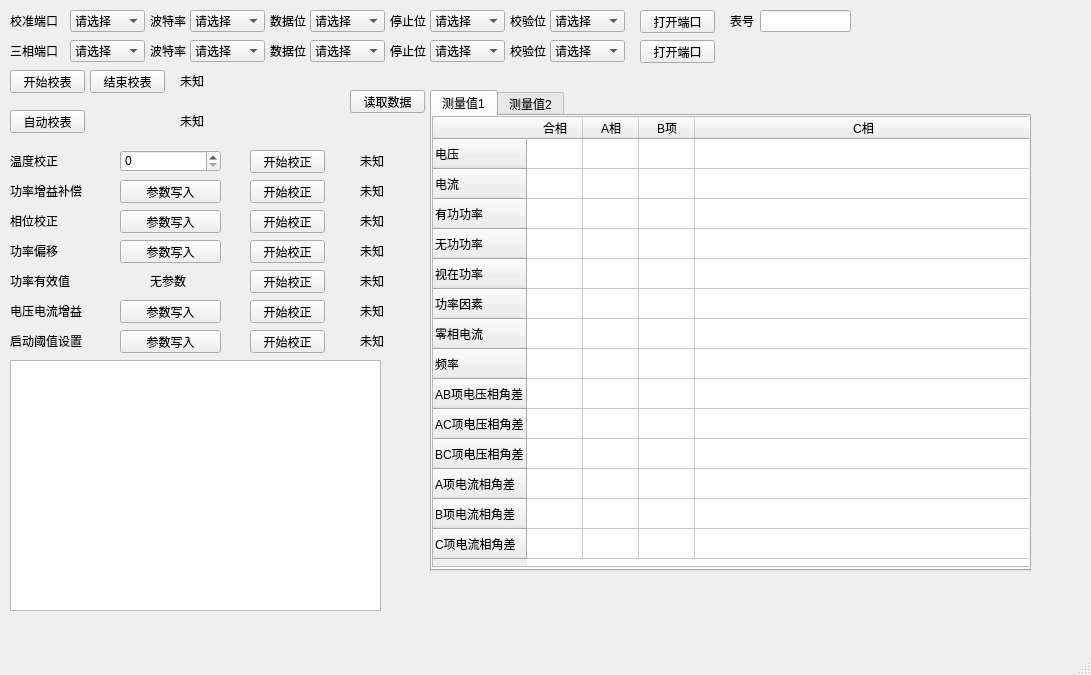
<?xml version="1.0" encoding="UTF-8"?>
<ui version="4.0">
 <class>MainWindow</class>
 <widget class="QMainWindow" name="MainWindow">
  <property name="geometry">
   <rect>
    <x>0</x>
    <y>0</y>
    <width>1091</width>
    <height>675</height>
   </rect>
  </property>
  <property name="maximumSize">
   <size>
    <width>16777215</width>
    <height>16777215</height>
   </size>
  </property>
  <property name="windowTitle">
   <string>自动校表工具-SL</string>
  </property>
  <widget class="QWidget" name="centralwidget">
   <widget class="QComboBox" name="calibComComboBox">
    <property name="geometry">
     <rect>
      <x>70</x>
      <y>10</y>
      <width>75</width>
      <height>22</height>
     </rect>
    </property>
    <item>
     <property name="text">
      <string>请选择</string>
     </property>
    </item>
   </widget>
   <widget class="QLabel" name="label">
    <property name="geometry">
     <rect>
      <x>10</x>
      <y>10</y>
      <width>54</width>
      <height>22</height>
     </rect>
    </property>
    <property name="text">
     <string>校准端口</string>
    </property>
   </widget>
   <widget class="QComboBox" name="calibBaudComboBox">
    <property name="geometry">
     <rect>
      <x>190</x>
      <y>10</y>
      <width>75</width>
      <height>22</height>
     </rect>
    </property>
    <property name="currentText">
     <string notr="true">请选择</string>
    </property>
    <property name="currentIndex">
     <number>0</number>
    </property>
    <item>
     <property name="text">
      <string>请选择</string>
     </property>
    </item>
   </widget>
   <widget class="QLabel" name="label_2">
    <property name="geometry">
     <rect>
      <x>150</x>
      <y>10</y>
      <width>38</width>
      <height>22</height>
     </rect>
    </property>
    <property name="text">
     <string>波特率</string>
    </property>
   </widget>
   <widget class="QLabel" name="label_3">
    <property name="geometry">
     <rect>
      <x>270</x>
      <y>10</y>
      <width>40</width>
      <height>22</height>
     </rect>
    </property>
    <property name="text">
     <string>数据位</string>
    </property>
   </widget>
   <widget class="QComboBox" name="calibDataBitsComboBox">
    <property name="geometry">
     <rect>
      <x>310</x>
      <y>10</y>
      <width>75</width>
      <height>22</height>
     </rect>
    </property>
    <item>
     <property name="text">
      <string>请选择</string>
     </property>
    </item>
   </widget>
   <widget class="QLabel" name="label_4">
    <property name="geometry">
     <rect>
      <x>390</x>
      <y>10</y>
      <width>40</width>
      <height>22</height>
     </rect>
    </property>
    <property name="text">
     <string>停止位</string>
    </property>
   </widget>
   <widget class="QComboBox" name="calibStopBitsComboBox">
    <property name="geometry">
     <rect>
      <x>430</x>
      <y>10</y>
      <width>75</width>
      <height>22</height>
     </rect>
    </property>
    <item>
     <property name="text">
      <string>请选择</string>
     </property>
    </item>
   </widget>
   <widget class="QPushButton" name="openComButton">
    <property name="geometry">
     <rect>
      <x>640</x>
      <y>10</y>
      <width>75</width>
      <height>23</height>
     </rect>
    </property>
    <property name="text">
     <string>打开端口</string>
    </property>
   </widget>
   <widget class="QLabel" name="label_5">
    <property name="geometry">
     <rect>
      <x>730</x>
      <y>10</y>
      <width>27</width>
      <height>22</height>
     </rect>
    </property>
    <property name="text">
     <string>表号</string>
    </property>
   </widget>
   <widget class="QLineEdit" name="tableNumLineEdit">
    <property name="geometry">
     <rect>
      <x>760</x>
      <y>10</y>
      <width>91</width>
      <height>22</height>
     </rect>
    </property>
   </widget>
   <widget class="QTabWidget" name="measuredValueTabWidget">
    <property name="geometry">
     <rect>
      <x>430</x>
      <y>90</y>
      <width>601</width>
      <height>481</height>
     </rect>
    </property>
    <property name="currentIndex">
     <number>0</number>
    </property>
    <widget class="QWidget" name="measuredValue1">
     <attribute name="title">
      <string>测量值1</string>
     </attribute>
     <widget class="QTableWidget" name="measuredValueTableWidget2">
      <property name="geometry">
       <rect>
        <x>0</x>
        <y>0</y>
        <width>601</width>
        <height>451</height>
       </rect>
      </property>
      <property name="minimumSize">
       <size>
        <width>280</width>
        <height>291</height>
       </size>
      </property>
      <property name="rowCount">
       <number>14</number>
      </property>
      <attribute name="horizontalHeaderCascadingSectionResizes">
       <bool>false</bool>
      </attribute>
      <attribute name="horizontalHeaderMinimumSectionSize">
       <number>46</number>
      </attribute>
      <attribute name="horizontalHeaderDefaultSectionSize">
       <number>56</number>
      </attribute>
      <attribute name="horizontalHeaderShowSortIndicator" stdset="0">
       <bool>false</bool>
      </attribute>
      <attribute name="horizontalHeaderStretchLastSection">
       <bool>true</bool>
      </attribute>
      <attribute name="verticalHeaderDefaultSectionSize">
       <number>30</number>
      </attribute>
      <row>
       <property name="text">
        <string>电压</string>
       </property>
      </row>
      <row>
       <property name="text">
        <string>电流</string>
       </property>
      </row>
      <row>
       <property name="text">
        <string>有功功率</string>
       </property>
      </row>
      <row>
       <property name="text">
        <string>无功功率</string>
       </property>
      </row>
      <row>
       <property name="text">
        <string>视在功率</string>
       </property>
      </row>
      <row>
       <property name="text">
        <string>功率因素</string>
       </property>
      </row>
      <row>
       <property name="text">
        <string>零相电流</string>
       </property>
      </row>
      <row>
       <property name="text">
        <string>频率</string>
       </property>
      </row>
      <row>
       <property name="text">
        <string>AB项电压相角差</string>
       </property>
      </row>
      <row>
       <property name="text">
        <string>AC项电压相角差</string>
       </property>
      </row>
      <row>
       <property name="text">
        <string>BC项电压相角差</string>
       </property>
      </row>
      <row>
       <property name="text">
        <string>A项电流相角差</string>
       </property>
      </row>
      <row>
       <property name="text">
        <string>B项电流相角差</string>
       </property>
      </row>
      <row>
       <property name="text">
        <string>C项电流相角差</string>
       </property>
      </row>
      <column>
       <property name="text">
        <string>合相</string>
       </property>
      </column>
      <column>
       <property name="text">
        <string>A相</string>
       </property>
      </column>
      <column>
       <property name="text">
        <string>B项</string>
       </property>
      </column>
      <column>
       <property name="text">
        <string>C相</string>
       </property>
      </column>
     </widget>
    </widget>
    <widget class="QWidget" name="measuredValue2">
     <attribute name="title">
      <string>测量值2</string>
     </attribute>
     <widget class="QTableWidget" name="measuredValueTableWidget">
      <property name="geometry">
       <rect>
        <x>0</x>
        <y>0</y>
        <width>281</width>
        <height>361</height>
       </rect>
      </property>
      <property name="minimumSize">
       <size>
        <width>271</width>
        <height>351</height>
       </size>
      </property>
     </widget>
    </widget>
   </widget>
   <widget class="QPushButton" name="startPushButton">
    <property name="geometry">
     <rect>
      <x>10</x>
      <y>70</y>
      <width>75</width>
      <height>23</height>
     </rect>
    </property>
    <property name="text">
     <string>开始校表</string>
    </property>
   </widget>
   <widget class="QLabel" name="label_6">
    <property name="geometry">
     <rect>
      <x>10</x>
      <y>150</y>
      <width>54</width>
      <height>22</height>
     </rect>
    </property>
    <property name="text">
     <string>温度校正</string>
    </property>
   </widget>
   <widget class="QPushButton" name="tempPushButton">
    <property name="geometry">
     <rect>
      <x>250</x>
      <y>150</y>
      <width>75</width>
      <height>23</height>
     </rect>
    </property>
    <property name="text">
     <string>开始校正</string>
    </property>
   </widget>
   <widget class="QLabel" name="TempResultLabel">
    <property name="geometry">
     <rect>
      <x>360</x>
      <y>150</y>
      <width>54</width>
      <height>22</height>
     </rect>
    </property>
    <property name="text">
     <string>未知</string>
    </property>
   </widget>
   <widget class="QSpinBox" name="tempSpinBox">
    <property name="geometry">
     <rect>
      <x>120</x>
      <y>150</y>
      <width>101</width>
      <height>22</height>
     </rect>
    </property>
   </widget>
   <widget class="QLabel" name="label_7">
    <property name="geometry">
     <rect>
      <x>10</x>
      <y>180</y>
      <width>81</width>
      <height>22</height>
     </rect>
    </property>
    <property name="text">
     <string>功率增益补偿</string>
    </property>
   </widget>
   <widget class="QPushButton" name="powerGainCompensationParamPushButton">
    <property name="geometry">
     <rect>
      <x>120</x>
      <y>180</y>
      <width>101</width>
      <height>23</height>
     </rect>
    </property>
    <property name="text">
     <string>参数写入</string>
    </property>
   </widget>
   <widget class="QPushButton" name="powerGainCompensationPushButton">
    <property name="geometry">
     <rect>
      <x>250</x>
      <y>180</y>
      <width>75</width>
      <height>23</height>
     </rect>
    </property>
    <property name="text">
     <string>开始校正</string>
    </property>
   </widget>
   <widget class="QLabel" name="powerGainCompensationResultLabel">
    <property name="geometry">
     <rect>
      <x>360</x>
      <y>180</y>
      <width>54</width>
      <height>22</height>
     </rect>
    </property>
    <property name="text">
     <string>未知</string>
    </property>
   </widget>
   <widget class="QPushButton" name="phaseCorrectionPushButton">
    <property name="geometry">
     <rect>
      <x>250</x>
      <y>210</y>
      <width>75</width>
      <height>23</height>
     </rect>
    </property>
    <property name="text">
     <string>开始校正</string>
    </property>
   </widget>
   <widget class="QPushButton" name="phaseCorrectionParamPushButton">
    <property name="geometry">
     <rect>
      <x>120</x>
      <y>210</y>
      <width>101</width>
      <height>23</height>
     </rect>
    </property>
    <property name="text">
     <string>参数写入</string>
    </property>
   </widget>
   <widget class="QLabel" name="phaseCorrectionResultLabel">
    <property name="geometry">
     <rect>
      <x>360</x>
      <y>210</y>
      <width>54</width>
      <height>22</height>
     </rect>
    </property>
    <property name="text">
     <string>未知</string>
    </property>
   </widget>
   <widget class="QLabel" name="label_8">
    <property name="geometry">
     <rect>
      <x>10</x>
      <y>210</y>
      <width>81</width>
      <height>22</height>
     </rect>
    </property>
    <property name="text">
     <string>相位校正</string>
    </property>
   </widget>
   <widget class="QPushButton" name="powerOffsetParamPushButton">
    <property name="geometry">
     <rect>
      <x>120</x>
      <y>240</y>
      <width>101</width>
      <height>23</height>
     </rect>
    </property>
    <property name="text">
     <string>参数写入</string>
    </property>
   </widget>
   <widget class="QLabel" name="powerOffsetResultLabel">
    <property name="geometry">
     <rect>
      <x>360</x>
      <y>240</y>
      <width>54</width>
      <height>22</height>
     </rect>
    </property>
    <property name="text">
     <string>未知</string>
    </property>
   </widget>
   <widget class="QLabel" name="label_9">
    <property name="geometry">
     <rect>
      <x>10</x>
      <y>240</y>
      <width>81</width>
      <height>22</height>
     </rect>
    </property>
    <property name="text">
     <string>功率偏移</string>
    </property>
   </widget>
   <widget class="QPushButton" name="powerOffsetPushButton">
    <property name="geometry">
     <rect>
      <x>250</x>
      <y>240</y>
      <width>75</width>
      <height>23</height>
     </rect>
    </property>
    <property name="text">
     <string>开始校正</string>
    </property>
   </widget>
   <widget class="QLabel" name="powerRmsResultLabel">
    <property name="geometry">
     <rect>
      <x>360</x>
      <y>270</y>
      <width>54</width>
      <height>22</height>
     </rect>
    </property>
    <property name="text">
     <string>未知</string>
    </property>
   </widget>
   <widget class="QLabel" name="label_10">
    <property name="geometry">
     <rect>
      <x>10</x>
      <y>270</y>
      <width>81</width>
      <height>22</height>
     </rect>
    </property>
    <property name="text">
     <string>功率有效值</string>
    </property>
   </widget>
   <widget class="QPushButton" name="powerRmsPushButton">
    <property name="geometry">
     <rect>
      <x>250</x>
      <y>270</y>
      <width>75</width>
      <height>23</height>
     </rect>
    </property>
    <property name="text">
     <string>开始校正</string>
    </property>
   </widget>
   <widget class="QPushButton" name="voltageCurrentGainParamPushButton">
    <property name="geometry">
     <rect>
      <x>120</x>
      <y>300</y>
      <width>101</width>
      <height>23</height>
     </rect>
    </property>
    <property name="text">
     <string>参数写入</string>
    </property>
   </widget>
   <widget class="QLabel" name="label_11">
    <property name="geometry">
     <rect>
      <x>10</x>
      <y>300</y>
      <width>81</width>
      <height>22</height>
     </rect>
    </property>
    <property name="text">
     <string>电压电流增益</string>
    </property>
   </widget>
   <widget class="QPushButton" name="voltageCurrentGainPushButton">
    <property name="geometry">
     <rect>
      <x>250</x>
      <y>300</y>
      <width>75</width>
      <height>23</height>
     </rect>
    </property>
    <property name="text">
     <string>开始校正</string>
    </property>
   </widget>
   <widget class="QLabel" name="voltageCurrentGainResultLabel">
    <property name="geometry">
     <rect>
      <x>360</x>
      <y>300</y>
      <width>54</width>
      <height>22</height>
     </rect>
    </property>
    <property name="text">
     <string>未知</string>
    </property>
   </widget>
   <widget class="QPushButton" name="stopPushButton">
    <property name="geometry">
     <rect>
      <x>90</x>
      <y>70</y>
      <width>75</width>
      <height>23</height>
     </rect>
    </property>
    <property name="text">
     <string>结束校表</string>
    </property>
   </widget>
   <widget class="QComboBox" name="calibParityComboBox">
    <property name="geometry">
     <rect>
      <x>550</x>
      <y>10</y>
      <width>75</width>
      <height>22</height>
     </rect>
    </property>
    <item>
     <property name="text">
      <string>请选择</string>
     </property>
    </item>
   </widget>
   <widget class="QLabel" name="label_12">
    <property name="geometry">
     <rect>
      <x>510</x>
      <y>10</y>
      <width>40</width>
      <height>22</height>
     </rect>
    </property>
    <property name="text">
     <string>校验位</string>
    </property>
   </widget>
   <widget class="QLabel" name="label_13">
    <property name="geometry">
     <rect>
      <x>150</x>
      <y>270</y>
      <width>54</width>
      <height>22</height>
     </rect>
    </property>
    <property name="text">
     <string>无参数</string>
    </property>
   </widget>
   <widget class="QTextEdit" name="frameTextEdit">
    <property name="geometry">
     <rect>
      <x>10</x>
      <y>360</y>
      <width>371</width>
      <height>251</height>
     </rect>
    </property>
    <property name="maximumSize">
     <size>
      <width>16777215</width>
      <height>16777215</height>
     </size>
    </property>
   </widget>
   <widget class="QLabel" name="statusLabel">
    <property name="geometry">
     <rect>
      <x>180</x>
      <y>70</y>
      <width>54</width>
      <height>22</height>
     </rect>
    </property>
    <property name="text">
     <string>未知</string>
    </property>
   </widget>
   <widget class="QPushButton" name="readDataPushButton">
    <property name="geometry">
     <rect>
      <x>350</x>
      <y>90</y>
      <width>75</width>
      <height>23</height>
     </rect>
    </property>
    <property name="text">
     <string>读取数据</string>
    </property>
   </widget>
   <widget class="QLabel" name="label_14">
    <property name="geometry">
     <rect>
      <x>10</x>
      <y>40</y>
      <width>54</width>
      <height>22</height>
     </rect>
    </property>
    <property name="text">
     <string>三相端口</string>
    </property>
   </widget>
   <widget class="QPushButton" name="openComButton_power">
    <property name="geometry">
     <rect>
      <x>640</x>
      <y>40</y>
      <width>75</width>
      <height>23</height>
     </rect>
    </property>
    <property name="text">
     <string>打开端口</string>
    </property>
   </widget>
   <widget class="QComboBox" name="calibBaudComboBox_power">
    <property name="geometry">
     <rect>
      <x>190</x>
      <y>40</y>
      <width>75</width>
      <height>22</height>
     </rect>
    </property>
    <item>
     <property name="text">
      <string>请选择</string>
     </property>
    </item>
   </widget>
   <widget class="QLabel" name="label_15">
    <property name="geometry">
     <rect>
      <x>390</x>
      <y>40</y>
      <width>40</width>
      <height>22</height>
     </rect>
    </property>
    <property name="text">
     <string>停止位</string>
    </property>
   </widget>
   <widget class="QLabel" name="label_16">
    <property name="geometry">
     <rect>
      <x>150</x>
      <y>40</y>
      <width>38</width>
      <height>22</height>
     </rect>
    </property>
    <property name="text">
     <string>波特率</string>
    </property>
   </widget>
   <widget class="QComboBox" name="calibStopBitsComboBox_power">
    <property name="geometry">
     <rect>
      <x>430</x>
      <y>40</y>
      <width>75</width>
      <height>22</height>
     </rect>
    </property>
    <item>
     <property name="text">
      <string>请选择</string>
     </property>
    </item>
   </widget>
   <widget class="QLabel" name="label_17">
    <property name="geometry">
     <rect>
      <x>510</x>
      <y>40</y>
      <width>40</width>
      <height>22</height>
     </rect>
    </property>
    <property name="text">
     <string>校验位</string>
    </property>
   </widget>
   <widget class="QLabel" name="label_18">
    <property name="geometry">
     <rect>
      <x>270</x>
      <y>40</y>
      <width>40</width>
      <height>22</height>
     </rect>
    </property>
    <property name="text">
     <string>数据位</string>
    </property>
   </widget>
   <widget class="QComboBox" name="calibDataBitsComboBox_power">
    <property name="geometry">
     <rect>
      <x>310</x>
      <y>40</y>
      <width>75</width>
      <height>22</height>
     </rect>
    </property>
    <item>
     <property name="text">
      <string>请选择</string>
     </property>
    </item>
   </widget>
   <widget class="QComboBox" name="calibComComboBox_power">
    <property name="geometry">
     <rect>
      <x>70</x>
      <y>40</y>
      <width>75</width>
      <height>22</height>
     </rect>
    </property>
    <item>
     <property name="text">
      <string>请选择</string>
     </property>
    </item>
   </widget>
   <widget class="QComboBox" name="calibParityComboBox_power">
    <property name="geometry">
     <rect>
      <x>550</x>
      <y>40</y>
      <width>75</width>
      <height>22</height>
     </rect>
    </property>
    <item>
     <property name="text">
      <string>请选择</string>
     </property>
    </item>
   </widget>
   <widget class="QLabel" name="autoLabel">
    <property name="geometry">
     <rect>
      <x>180</x>
      <y>110</y>
      <width>54</width>
      <height>22</height>
     </rect>
    </property>
    <property name="text">
     <string>未知</string>
    </property>
   </widget>
   <widget class="QPushButton" name="autoPushButton">
    <property name="geometry">
     <rect>
      <x>10</x>
      <y>110</y>
      <width>75</width>
      <height>23</height>
     </rect>
    </property>
    <property name="text">
     <string>自动校表</string>
    </property>
   </widget>
   <widget class="QLabel" name="label_20">
    <property name="geometry">
     <rect>
      <x>10</x>
      <y>330</y>
      <width>81</width>
      <height>22</height>
     </rect>
    </property>
    <property name="text">
     <string>启动阈值设置</string>
    </property>
   </widget>
   <widget class="QLabel" name="startPriceResultLabel">
    <property name="geometry">
     <rect>
      <x>360</x>
      <y>330</y>
      <width>54</width>
      <height>22</height>
     </rect>
    </property>
    <property name="text">
     <string>未知</string>
    </property>
   </widget>
   <widget class="QPushButton" name="startPricePushButton">
    <property name="geometry">
     <rect>
      <x>250</x>
      <y>330</y>
      <width>75</width>
      <height>23</height>
     </rect>
    </property>
    <property name="text">
     <string>开始校正</string>
    </property>
   </widget>
   <widget class="QPushButton" name="startPriceParamPushButton">
    <property name="geometry">
     <rect>
      <x>120</x>
      <y>330</y>
      <width>101</width>
      <height>23</height>
     </rect>
    </property>
    <property name="text">
     <string>参数写入</string>
    </property>
   </widget>
  </widget>
  <widget class="QMenuBar" name="menubar">
   <property name="geometry">
    <rect>
     <x>0</x>
     <y>0</y>
     <width>1091</width>
     <height>23</height>
    </rect>
   </property>
  </widget>
  <widget class="QStatusBar" name="statusbar"/>
 </widget>
 <resources/>
 <connections/>
</ui>
